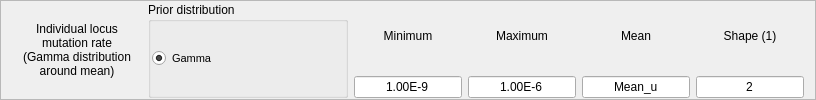
         <widget class="QFrame" name="ilmrFrame">
          <property name="maximumSize">
           <size>
            <width>16777215</width>
            <height>100</height>
           </size>
          </property>
          <property name="frameShape">
           <enum>QFrame::StyledPanel</enum>
          </property>
          <property name="frameShadow">
           <enum>QFrame::Raised</enum>
          </property>
          <layout class="QHBoxLayout" name="horizontalLayout_5">
           <property name="topMargin">
            <number>1</number>
           </property>
           <property name="bottomMargin">
            <number>1</number>
           </property>
           <item>
            <widget class="QLabel" name="ilmrLabel">
             <property name="minimumSize">
              <size>
               <width>130</width>
               <height>0</height>
              </size>
             </property>
             <property name="maximumSize">
              <size>
               <width>130</width>
               <height>16777215</height>
              </size>
             </property>
             <property name="font">
              <font>
               <pointsize>9</pointsize>
              </font>
             </property>
             <property name="text">
              <string>Individual locus
mutation rate
(Gamma distribution
around mean)</string>
             </property>
             <property name="alignment">
              <set>Qt::AlignCenter</set>
             </property>
            </widget>
           </item>
           <item>
            <widget class="QGroupBox" name="groupBox_3">
             <property name="minimumSize">
              <size>
               <width>200</width>
               <height>0</height>
              </size>
             </property>
             <property name="maximumSize">
              <size>
               <width>200</width>
               <height>16777215</height>
              </size>
             </property>
             <property name="title">
              <string>Prior distribution</string>
             </property>
             <layout class="QHBoxLayout" name="horizontalLayout_6">
              <property name="spacing">
               <number>1</number>
              </property>
              <property name="leftMargin">
               <number>1</number>
              </property>
              <property name="rightMargin">
               <number>1</number>
              </property>
              <item>
               <widget class="QRadioButton" name="radioButton_9">
                <property name="font">
                 <font>
                  <pointsize>8</pointsize>
                 </font>
                </property>
                <property name="text">
                 <string>Gamma</string>
                </property>
                <property name="checked">
                 <bool>true</bool>
                </property>
               </widget>
              </item>
             </layout>
            </widget>
           </item>
           <item>
            <layout class="QVBoxLayout" name="verticalLayout_10">
             <item>
              <widget class="QLabel" name="label_14">
               <property name="maximumSize">
                <size>
                 <width>16777215</width>
                 <height>16777215</height>
                </size>
               </property>
               <property name="text">
                <string>Minimum</string>
               </property>
               <property name="alignment">
                <set>Qt::AlignCenter</set>
               </property>
              </widget>
             </item>
             <item>
              <widget class="QLineEdit" name="ilmrMinEdit">
               <property name="maximumSize">
                <size>
                 <width>16777215</width>
                 <height>16777215</height>
                </size>
               </property>
               <property name="text">
                <string>1.00E-9</string>
               </property>
               <property name="alignment">
                <set>Qt::AlignCenter</set>
               </property>
              </widget>
             </item>
            </layout>
           </item>
           <item>
            <layout class="QVBoxLayout" name="verticalLayout_11">
             <item>
              <widget class="QLabel" name="label_15">
               <property name="maximumSize">
                <size>
                 <width>16777215</width>
                 <height>16777215</height>
                </size>
               </property>
               <property name="text">
                <string>Maximum</string>
               </property>
               <property name="alignment">
                <set>Qt::AlignCenter</set>
               </property>
              </widget>
             </item>
             <item>
              <widget class="QLineEdit" name="ilmrMaxEdit">
               <property name="maximumSize">
                <size>
                 <width>16777215</width>
                 <height>16777215</height>
                </size>
               </property>
               <property name="text">
                <string>1.00E-6</string>
               </property>
               <property name="alignment">
                <set>Qt::AlignCenter</set>
               </property>
              </widget>
             </item>
            </layout>
           </item>
           <item>
            <layout class="QVBoxLayout" name="verticalLayout_12">
             <item>
              <widget class="QLabel" name="label_16">
               <property name="maximumSize">
                <size>
                 <width>16777215</width>
                 <height>16777215</height>
                </size>
               </property>
               <property name="text">
                <string>Mean</string>
               </property>
               <property name="alignment">
                <set>Qt::AlignCenter</set>
               </property>
              </widget>
             </item>
             <item>
              <widget class="QLineEdit" name="ilmrMeanEdit">
               <property name="maximumSize">
                <size>
                 <width>16777215</width>
                 <height>16777215</height>
                </size>
               </property>
               <property name="text">
                <string>Mean_u</string>
               </property>
               <property name="alignment">
                <set>Qt::AlignCenter</set>
               </property>
               <property name="readOnly">
                <bool>true</bool>
               </property>
              </widget>
             </item>
            </layout>
           </item>
           <item>
            <layout class="QVBoxLayout" name="verticalLayout_13">
             <item>
              <widget class="QLabel" name="label_17">
               <property name="maximumSize">
                <size>
                 <width>16777215</width>
                 <height>16777215</height>
                </size>
               </property>
               <property name="text">
                <string>Shape (1)</string>
               </property>
               <property name="alignment">
                <set>Qt::AlignCenter</set>
               </property>
              </widget>
             </item>
             <item>
              <widget class="QLineEdit" name="ilmrShapeEdit">
               <property name="maximumSize">
                <size>
                 <width>16777215</width>
                 <height>16777215</height>
                </size>
               </property>
               <property name="text">
                <string>2</string>
               </property>
               <property name="alignment">
                <set>Qt::AlignCenter</set>
               </property>
              </widget>
             </item>
            </layout>
           </item>
          </layout>
         </widget>
